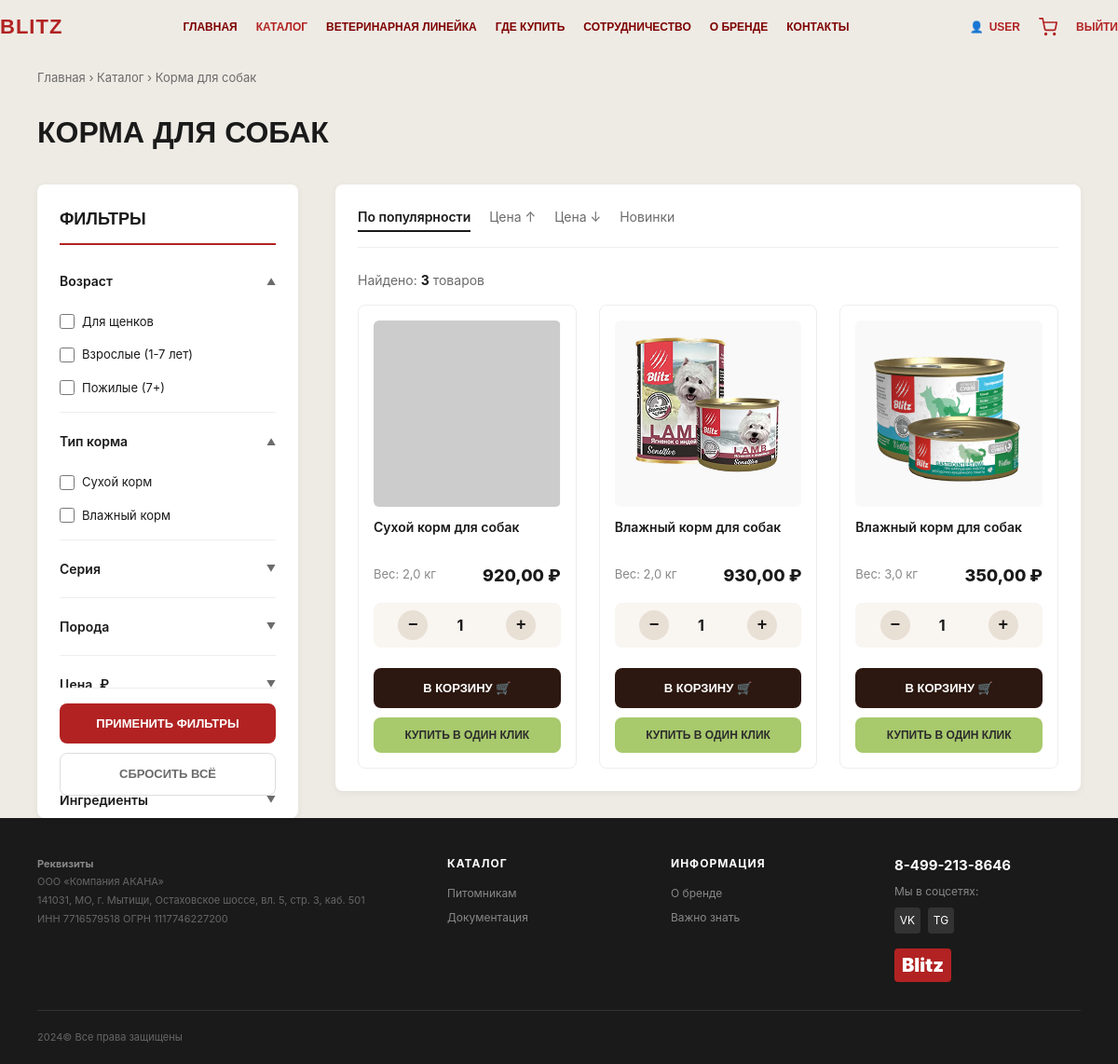
/catalog/ (signed in), run on the app's committed database.
### foods/models.py (models this page shows, shortened)
class Product(models.Model):
    name = models.CharField("Название товара", max_length=200)
    price = models.DecimalField("Цена", max_digits=10, decimal_places=2)
    category = models.ForeignKey(Category, on_delete=models.SET_NULL, null=True, blank=True, verbose_name="Категория")
    age = models.CharField("Возраст", max_length=20, blank=True, choices=[
        ('puppy', 'Щенок'), ('adult', 'Взрослый'), ('senior', 'Пожилой')
    ])
    type = models.CharField("Тип", max_length=20, blank=True, choices=[
        ('dry', 'Сухой'), ('wet', 'Влажный'), ('treat', 'Лакомство')
    ])
    series = models.CharField("Линейка (напр. Sensitive)", max_length=50, blank=True)
    breed = models.CharField("Порода (напр. large)", max_length=50, blank=True, choices=[
        ('all', 'Все породы'), ('small', 'Мелкие'), ('large', 'Крупные')
    ])
    ingredient = models.CharField("Ингредиент (напр. lamb)", max_length=50, blank=True, choices=[
        ('chicken', 'Курица'), ('lamb', 'Ягненок'), ('salmon', 'Лосось'), ('turkey', 'Индейка'), ('duck', 'Утка')
    ])
    weight = models.DecimalField("Вес (кг)", max_digits=5, decimal_places=1)
    image = models.ImageField("Фото товара", upload_to='products/', blank=True)
    is_active = models.BooleanField("Показывать на сайте?", default=True)
    class Meta:
        verbose_name = "Товар"
        verbose_name_plural = "Товары"

### foods/views.py (the view)
# urls.py: path('catalog/', views.catalog, name='catalog'),
def catalog(request):
    products = Product.objects.filter(is_active=True).order_by('id')
    filter_age = request.GET.getlist('age')
    filter_type = request.GET.getlist('type')
    filter_series = request.GET.getlist('series')
    filter_breed = request.GET.getlist('breed')
    filter_weight = request.GET.getlist('weight') # Тут нужно аккуратно, в БД это число
    filter_ingredient = request.GET.getlist('ingredient')
    price_from = request.GET.get('price_from')
    price_to = request.GET.get('price_to')
    if filter_age:
        products = products.filter(age__in=filter_age)
    if filter_type:
        products = products.filter(type__in=filter_type)
    if filter_series:
        products = products.filter(series__in=filter_series)
    if filter_breed:
        products = products.filter(breed__in=filter_breed)
    if filter_ingredient:
        products = products.filter(ingredient__in=filter_ingredient)
    if price_from:
        products = products.filter(price__gte=price_from)
    if price_to:
        products = products.filter(price__lte=price_to)
    per_page = int(request.GET.get('per_page', 12))
    paginator = Paginator(products, per_page)
    products_page = paginator.get_page(request.GET.get('page'))
    return render(request, 'catalog.html', {
        'products': products_page,
        'per_page': per_page,
        'active_page': 'catalog',
    })

### foods/templates/catalog.html (shortened to what this page needs)
{% extends 'base.html' %}
{% load static %}
{% block content %}
<div class="container">
  <div class="catalog-header">
    <nav class="breadcrumb">
      <a href="{% url 'foods:home' %}">Главная</a> <span>›</span>
      <a href="#">Каталог</a> <span>›</span>
      <span>Корма для собак</span>
    </nav>
    <h1>Корма для собак</h1>
  </div>
  <div class="catalog-wrapper">
    <aside class="catalog-sidebar">
      <div class="filter-title">Фильтры</div>
      <form id="filterForm" method="GET">
        <details class="filter-group" open>
          <summary>Возраст</summary>
          <div class="filter-options">
            <label class="filter-option"><input type="checkbox" name="age" value="puppy"> Для щенков</label>
            <label class="filter-option"><input type="checkbox" name="age" value="adult"> Взрослые (1-7 лет)</label>
            <label class="filter-option"><input type="checkbox" name="age" value="senior"> Пожилые (7+)</label>
          </div>
        </details>
        <details class="filter-group" open>
          <summary>Тип корма</summary>
          <div class="filter-options">
            <label class="filter-option"><input type="checkbox" name="type" value="dry"> Сухой корм</label>
            <label class="filter-option"><input type="checkbox" name="type" value="wet"> Влажный корм</label>
          </div>
        </details>
        <details class="filter-group">
          <summary>Серия</summary>
        </details>
        <details class="filter-group">
          <summary>Порода</summary>
        </details>
        <details class="filter-group">
          <summary>Цена, ₽</summary>
        </details>
        <details class="filter-group">
          <summary>Вес упаковки, кг</summary>
        </details>
        <details class="filter-group">
          <summary>Ингредиенты</summary>
        </details>
        <div class="filter-actions">
          <button type="submit" class="btn-filter-apply">Применить фильтры</button>
          <a href="{% url 'foods:catalog' %}" class="btn-filter-reset" style="text-align:center;text-decoration:none;display:block;">Сбросить всё</a>
        </div>
      </form>
    </aside>
    <main class="catalog-content" id="catalogContent">
      <div class="catalog-sorting">
        <div class="sort-tabs">
          <span class="sort-tab active" data-sort="popular">По популярности</span>
          <span class="sort-tab" data-sort="price_asc">Цена ↑</span>
          <span class="sort-tab" data-sort="price_desc">Цена ↓</span>
          <span class="sort-tab" data-sort="new">Новинки</span>
        </div>
      </div>
      <div class="products-count">Найдено: <strong id="productsCount">{{ products|length }}</strong> товаров</div>
      <div class="product-grid" id="productGrid">
        {% for product in products %}
        <div class="product-card"
             data-age="{{ product.age }}"
             data-type="{{ product.type }}"
             data-series="{{ product.series }}"
             data-breed="{{ product.breed }}"
             data-price="{{ product.price }}"
             data-weight="{{ product.weight }}"
             data-ingredient="{{ product.ingredient }}"
             data-id="{{ product.id }}">
          <div class="product-img-wrap">
            {% if product.image %}
              <img src="{{ product.image.url }}" alt="{{ product.name }}">
            {% else %}
              <img src="https://via.placeholder.com/200x200?text=Blitz" alt="{{ product.name }}">
            {% endif %}
          </div>
          <div class="product-title">{{ product.name }}</div>
          <div class="product-meta">
            <span class="product-weight">Вес: {{ product.weight }} кг</span>
            <span class="product-price">{{ product.price }} ₽</span>
          </div>
          <div class="product-actions">
            <div class="quantity-selector">
              <button type="button" class="qty-btn qty-minus">−</button>
              <input type="number" class="qty-input" value="1" min="1" max="99" readonly>
              <button type="button" class="qty-btn qty-plus">+</button>
            </div>
            <button class="btn-cart" data-product-id="{{ product.id }}">
              <span>В корзину 🛒</span>
            </button>
            <button class="btn-quick" onclick="openQuickBuy({{ product.id }})">КУПИТЬ В ОДИН КЛИК</button>
          </div>
        </div>
        {% empty %}
        <div class="no-results show"><h3>Товары не найдены</h3><p>Попробуйте изменить параметры фильтрации</p></div>
        {% endfor %}
      </div>
    </main>
  </div>
</div>
{% endblock %}

### foods/templates/header.html (shortened to what this page needs)
<header class="top-bar">
  <div class="container">
    <a href="{% url 'foods:home' %}" class="top-bar-logo">Blitz</a>
    <nav class="top-bar-nav">
      <a href="{% url 'foods:home' %}" class="{% if active_page == 'home' %}active{% endif %}">Главная</a>
      <a href="{% url 'foods:catalog' %}" class="{% if active_page == 'catalog' %}active{% endif %}">Каталог</a>
      <a href="{% url 'foods:razdel' %}" class="{% if active_page == 'razdel' %}active{% endif %}">Ветеринарная линейка</a>
      <a href="#" class="{% if active_page == 'where_to_buy' %}active{% endif %}">Где купить</a>
      <a href="#" class="{% if active_page == 'cooperation' %}active{% endif %}">Сотрудничество</a>
      <a href="{% url 'foods:brend' %}" class="{% if active_page == 'about' %}active{% endif %}">О бренде</a>
      <a href="#" class="{% if active_page == 'contacts' %}active{% endif %}">Контакты</a>
    </nav>
      <div class="header-auth">
      {% if user.is_authenticated %}
        <a href="{% url 'foods:profile' %}" class="account-link">
          👤 <span>{{ user.username }}</span>
        </a>
        <a href="{% url 'foods:cart' %}" class="account-link">
           <svg width="20" height="20" viewBox="0 0 24 24" fill="none" stroke="currentColor" stroke-width="2" stroke-linecap="round" stroke-linejoin="round"><circle cx="9" cy="21" r="1"></circle><circle cx="20" cy="21" r="1"></circle><path d="M1 1h4l2.68 13.39a2 2 0 0 0 2 1.61h9.72a2 2 0 0 0 2-1.61L23 6H6"></path></svg>
        </a>
        <a href="{% url 'foods:logout' %}" class="account-link">Выйти</a>
      {% endif %}
    </div>
  </div>
</header>

### foods/templates/base.html (style rules this page uses)
:root { --bg-page: #eeebe5; --text-main: #1a1a1a; --text-muted: #6b6b6b; --btn-green: #a8c96c; --btn-green-hover: #96b85a; --card-green: #c5d8a8; --footer-bg: #1a1a1a; --border: #dad6ce; --radius: 8px; --logo-red: #b22222; --font: "Oswald", "Arial", sans-serif; --font-body: "Inter", sans-serif; }
*, *::before, *::after { margin: 0; padding: 0; box-sizing: border-box; }
html { scroll-behavior: smooth; }
body { font-family: var(--font-body); color: var(--text-main); background: var(--bg-page); line-height: 1.5; min-height: 100vh; display: flex; flex-direction: column; }
a { text-decoration: none; color: inherit; transition: opacity 0.2s; }
img { max-width: 100%; display: block; }
.container { max-width: 1200px; margin: 0 auto; padding: 0 40px; }
.top-bar { border-bottom: 1px solid #eeebe5; background: #eeebe5; position: sticky; top: 0; z-index: 1000; }
.top-bar .container { display: flex; align-items: center; justify-content: space-between; padding: 12px 0; position: relative; }
.top-bar-logo { font-family: var(--font); font-size: 22px; font-weight: 900; color: var(--logo-red); letter-spacing: 1px; text-transform: uppercase; }
.top-bar-nav { display: flex; align-items: center; gap: 20px; }
.top-bar-nav a { font-family: var(--font); font-size: 12px; font-weight: 600; text-transform: uppercase; color: #7e0000; transition: color .3s; white-space: nowrap; }
.top-bar-nav a:hover, .top-bar-nav a.active { color: var(--logo-red); }

### foods/templates/header.html (style rules this page uses)
:root { --bg-page: #eeebe5; --text-main: #1a1a1a; --text-muted: #6b6b6b; --btn-green: #a8c96c; --btn-green-hover: #96b85a; --card-green: #c5d8a8; --footer-bg: #1a1a1a; --border: #dad6ce; --radius: 8px; --logo-red: #b22222; --font: "Oswald", "Arial", sans-serif; --font-body: "Inter", sans-serif; }
*, *::before, *::after { margin: 0; padding: 0; box-sizing: border-box; }
html { scroll-behavior: smooth; }
body { font-family: var(--font-body); color: var(--text-main); background: var(--bg-page); line-height: 1.5; min-height: 100vh; display: flex; flex-direction: column; }
a { text-decoration: none; color: inherit; transition: opacity 0.2s; }
img { max-width: 100%; display: block; }
.container { max-width: 1200px; margin: 0 auto; padding: 0 40px; }
.top-bar { border-bottom: 1px solid #eeebe5; background: #eeebe5; position: sticky; top: 0; z-index: 1000; }
.top-bar .container { display: flex; align-items: center; justify-content: space-between; padding: 12px 0; position: relative; }
.top-bar-logo { font-family: var(--font); font-size: 22px; font-weight: 900; color: var(--logo-red); letter-spacing: 1px; text-transform: uppercase; }
.top-bar-nav { display: flex; align-items: center; gap: 20px; }
.top-bar-nav a { font-family: var(--font); font-size: 12px; font-weight: 600; text-transform: uppercase; color: #7e0000; transition: color .3s; white-space: nowrap; }
.top-bar-nav a:hover, .top-bar-nav a.active { color: var(--logo-red); }
.account-link { display: flex; align-items: center; gap: 6px; font-weight: 700; color: var(--logo-red); font-family: var(--font); font-size: 12px; text-transform: uppercase; }
.header-auth { display: flex; align-items: center; gap: 20px; }

### data on the page
Product: name "Сухой корм для собак", weight "2,0", price "920,00"
Product: image (picture), name "Влажный корм для собак", weight "2,0", price "930,00"
Product: image (picture), name "Влажный корм для собак", weight "3,0", price "350,00"

### other printed values
{{ user.username }} "USER"
{{ products|length }} "3"
